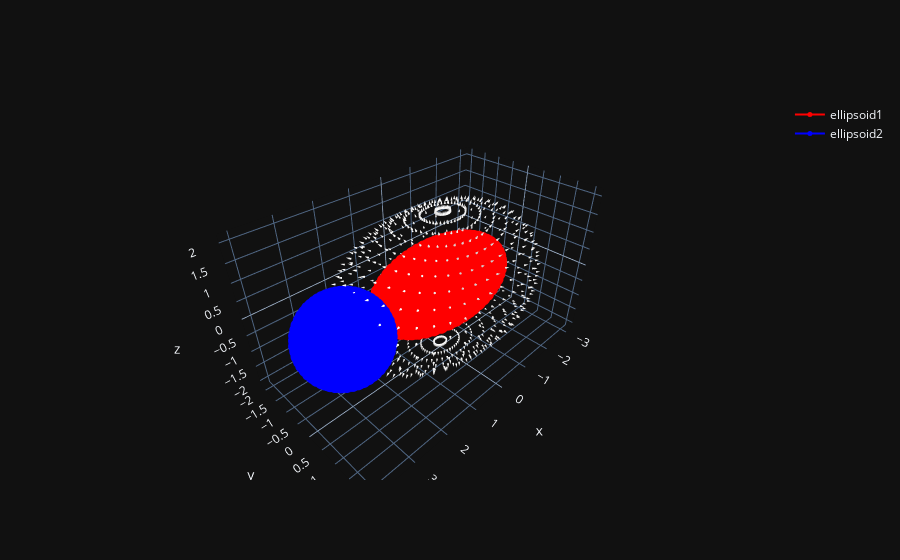

Source (notebook cell):
### Code cell
import plotly.graph_objects as go
from plotly.subplots import make_subplots
import plotly.figure_factory as ff
import numpy as np
mark_size = 5

# Create the figure
fig = go.Figure()

scat1 = go.Scatter3d(x=xs1,
                   y=ys1,
                   z=zs1, name='ellipsoid1', 
                     marker=dict(
                        size=mark_size,
                        color='red',                # set color to an array/list of desired values
                        opacity=1))

scat2 = go.Scatter3d(x=xs2,
                   y=ys2,
                   z=zs2, name='ellipsoid2',
                      marker=dict(
                        size=mark_size,
                        color='blue',                # set color to an array/list of desired values
                        opacity=1)
                     )
# build normals
norms1 = go.Scatter3d(x=norms_x1 + xs1,
                   y=norms_y1 + ys1,
                   z=norms_z1+zs1, name='normals1', 
                    mode='lines')

# Define the starting points of the vectors (x, y, z)
start_points = np.array([xs1+norms_x1, ys1+norms_y1, zs1+norms_z1]).T

# Define the vectors to plot (u, v, w)
vectors = np.array([norms_x1+xs1, norms_y1+ys1, norms_z1+zs1]).T

# Add the vector arrows using the Cone class
for start, vector in zip(start_points, vectors):
    fig.add_trace(go.Cone(
        x=[start[0]],
        y=[start[1]],
        z=[start[2]],
        u=[vector[0]],
        v=[vector[1]],
        w=[vector[2]],
        sizemode='absolute',
        colorscale=[[0, 'white'], [1, 'white']],
        sizeref=0.1,
        showscale=False
    ))
#fig = make_subplots(specs=[[{"secondary_y": True}]])
fig.add_traces(scat1)
fig.add_traces(scat2)
#fig.add_traces(norms1)
fig.show()
